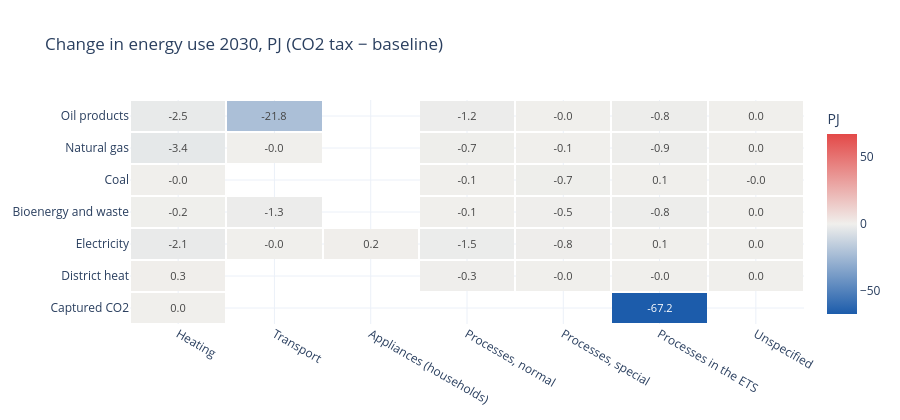

The notebook cell saved with this chart:
### Markdown cell above
## What changes

Change in energy use by energy good and purpose (PJ), CO2 tax against the baseline. Blue is less, red is more.
Captured CO2 is negative in both runs; a more negative number means more CO2 captured.

### Code cell
t = gv.change_table(fb, fs, ('good', 'purpose'))
mat = t['change'].unstack('purpose').reindex(index=gv.GOOD_GROUPS).dropna(how='all')
mat = mat[[p for p in gv.PURPOSE.values() if p in mat.columns]]
lim = np.nanmax(np.abs(mat.values))
fig = go.Figure(go.Heatmap(z=mat.values, x=mat.columns, y=mat.index, zmid=0, zmin=-lim, zmax=lim,
                           colorscale=[[0, '#1c5cab'], [0.5, '#f0efec'], [1, '#e34948']],
                           text=np.where(np.isfinite(mat.values), np.round(mat.values, 1), ''),
                           texttemplate='%{text}', textfont=dict(size=11),
                           hovertemplate='%{y}, %{x}: %{z:.2f} PJ<extra></extra>', xgap=2, ygap=2,
                           colorbar=dict(title='PJ')))
fig.update_layout(template=gv.TEMPLATE, height=420, title=f'Change in energy use {Y}, PJ (CO2 tax − baseline)')
fig.update_yaxes(autorange='reversed')
fig.show()
gv.change_table(fb, fs, ('good',)).round(2)

### Figure 1 — Plotly figure (JSON) as saved in the notebook; plotly's stock layout.template omitted (floating-point values rounded to 4 significant figures)
{"data": [{"colorbar": {"title": {"text": "PJ"}}, "colorscale": [[0, "#1c5cab"], [0.5, "#f0efec"], [1, "#e34948"]], "hovertemplate": "%{y}, %{x}: %{z:.2f} PJ<extra></extra>", "text": [["-2.5", "-21.8", "", "-1.2", "-0.0", "-0.8", "0.0"], ["-3.4", "-0.0", "", "-0.7", "-0.1", "-0.9", "0.0"], ["-0.0", "", "", "-0.1", "-0.7", "0.1", "-0.0"], ["-0.2", "-1.3", "", "-0.1", "-0.5", "-0.8", "0.0"], ["-2.1", "-0.0", "0.2", "-1.5", "-0.8", "0.1", "0.0"], ["0.3", "", "", "-0.3", "-0.0", "-0.0", "0.0"], ["0.0", "", "", "", "", "-67.2", ""]], "textfont": {"size": 11}, "texttemplate": "%{text}", "type": "heatmap", "x": ["Heating", "Transport", "Appliances (households)", "Processes, normal", "Processes, special", "Processes in the ETS", "Unspecified"], "xgap": 2, "y": ["Oil products", "Natural gas", "Coal", "Bioenergy and waste", "Electricity", "District heat", "Captured CO2"], "ygap": 2, "z": [[-2.45, -21.79, NaN, -1.248, -0.03874, -0.7997, 0.0], [-3.383, -0.01164, NaN, -0.6605, -0.1149, -0.8582, 0.0], [-0.005278, NaN, NaN, -0.09804, -0.6631, 0.09072, -2.665e-15], [-0.1996, -1.319, NaN, -0.07833, -0.4739, -0.8337, 0.0], [-2.104, -0.01212, 0.207, -1.525, -0.7575, 0.06967, 0.0], [0.254, NaN, NaN, -0.2704, -0.0005517, -0.0001098, 0.0], [4.431e-25, NaN, NaN, NaN, NaN, -67.21, NaN]], "zmax": 67.21, "zmid": 0, "zmin": -67.21}], "layout": {"height": 420, "title": {"text": "Change in energy use 2030, PJ (CO2 tax − baseline)"}, "yaxis": {"autorange": "reversed"}}}
